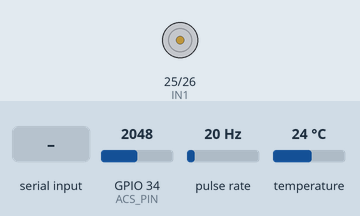
Bench run of a sketch on a simulated ESP32. On the bench: motor-driver pin pairs drawn as motors (green arrow = first pin HIGH = forward, orange = second pin HIGH = backward, longer = more drive). Wiring (inferred from the names in the program): pulse sensor: data GPIO 27. The inputs (shaded band) are chosen by the test bench; at power-on: GPIO 34 (ACS_PIN) = 2048, pulse rate 20 Hz, temperature 24 °C (analog values on the 0–4095 scale). WiFi joins after 1.5 s; servers stay silent unless stated; the local clock reads 2024-03-15 10:24:30 at power-on unless the sketch sets it; no MQTT or app messages arrive unless stated; not simulated (calls return 0 or success): secrets.h; what the sketch prints to the serial monitor is not drawn.

Above: at 3.5 s.
3.6 s: "0" received over Serial
6.5 s: "1" received over Serial
At 8.0 s:
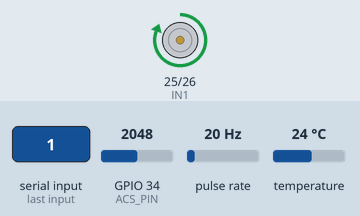
11.2 s: "z" received over Serial
Timing chart, 0 to 14.2 s (numbered marks = the images above; inputs shaded):
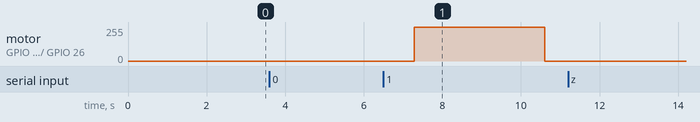

The sketch:

Final_ARD_Code.ino
```cpp
#include <WiFi.h>
#include "secrets.h"
#include <WiFiClientSecure.h>
#include <PubSubClient.h>
#include <OneWire.h>
#include <DallasTemperature.h>
#include <time.h>
#include <math.h>

// ===== WIFI & HIVEMQ CREDENTIALS =====

const char* MQTT_HOST =
  "1285e2f1b7e14c249b55489e3f2de0e3.s1.eu.hivemq.cloud";

const uint16_t MQTT_PORT = 8883;

const char* MQTT_TOPIC = "iot/factory/motor01/sensors";

// ===== ESP32 PIN CONNECTIONS =====
#define TEMP_PIN 18
#define ACS_PIN 34
#define IR_PIN 27
#define IN1 25
#define IN2 26

// ===== SENSOR SETTINGS =====
const float ACS_SENSITIVITY = 0.100f;
const float DIVIDER_RATIO = 3.2f;
const uint32_t PULSES_PER_REV = 1;

const unsigned long PUBLISH_MS = 1000;
const unsigned long MOTOR_LIMIT_MS = 3000;

// ===== VERIFIED ISRG ROOT X1 CERTIFICATE =====
static const char ROOT_CA[] = R"CERT(
-----BEGIN CERTIFICATE-----
MIIFazCCA1OgAwIBAgIRAIIQz7DSQONZRGPgu2OCiwAwDQYJKoZIhvcNAQELBQAw
TzELMAkGA1UEBhMCVVMxKTAnBgNVBAoTIEludGVybmV0IFNlY3VyaXR5IFJlc2Vh
cmNoIEdyb3VwMRUwEwYDVQQDEwxJU1JHIFJvb3QgWDEwHhcNMTUwNjA0MTEwNDM4
WhcNMzUwNjA0MTEwNDM4WjBPMQswCQYDVQQGEwJVUzEpMCcGA1UEChMgSW50ZXJu
ZXQgU2VjdXJpdHkgUmVzZWFyY2ggR3JvdXAxFTATBgNVBAMTDElTUkcgUm9vdCBY
MTCCAiIwDQYJKoZIhvcNAQEBBQADggIPADCCAgoCggIBAK3oJHP0FDfzm54rVygc
h77ct984kIxuPOZXoHj3dcKi/vVqbvYATyjb3miGbESTtrFj/RQSa78f0uoxmyF+
0TM8ukj13Xnfs7j/EvEhmkvBioZxaUpmZmyPfjxwv60pIgbz5MDmgK7iS4+3mX6U
A5/TR5d8mUgjU+g4rk8Kb4Mu0UlXjIB0ttov0DiNewNwIRt18jA8+o+u3dpjq+sW
T8KOEUt+zwvo/7V3LvSye0rgTBIlDHCNAymg4VMk7BPZ7hm/ELNKjD+Jo2FR3qyH
B5T0Y3HsLuJvW5iB4YlcNHlsdu87kGJ55tukmi8mxdAQ4Q7e2RCOFvu396j3x+UC
B5iPNgiV5+I3lg02dZ77DnKxHZu8A/lJBdiB3QW0KtZB6awBdpUKD9jf1b0SHzUv
KBds0pjBqAlkd25HN7rOrFleaJ1/ctaJxQZBKT5ZPt0m9STJEadao0xAH0ahmbWn
OlFuhjuefXKnEgV4We0+UXgVCwOPjdAvBbI+e0ocS3MFEvzG6uBQE3xDk3SzynTn
jh8BCNAw1FtxNrQHusEwMFxIt4I7mKZ9YIqioymCzLq9gwQbooMDQaHWBfEbwrbw
qHyGO0aoSCqI3Haadr8faqU9GY/rOPNk3sgrDQoo//fb4hVC1CLQJ13hef4Y53CI
rU7m2Ys6xt0nUW7/vGT1M0NPAgMBAAGjQjBAMA4GA1UdDwEB/wQEAwIBBjAPBgNV
HRMBAf8EBTADAQH/MB0GA1UdDgQWBBR5tFnme7bl5AFzgAiIyBpY9umbbjANBgkq
hkiG9w0BAQsFAAOCAgEAVR9YqbyyqFDQDLHYGmkgJykIrGF1XIpu+ILlaS/V9lZL
ubhzEFnTIZd+50xx+7LSYK05qAvqFyFWhfFQDlnrzuBZ6brJFe+GnY+EgPbk6ZGQ
3BebYhtF8GaV0nxvwuo77x/Py9auJ/GpsMiu/X1+mvoiBOv/2X/qkSsisRcOj/KK
NFtY2PwByVS5uCbMiogziUwthDyC3+6WVwW6LLv3xLfHTjuCvjHIInNzktHCgKQ5
ORAzI4JMPJ+GslWYHb4phowim57iaztXOoJwTdwJx4nLCgdNbOhdjsnvzqvHu7Ur
TkXWStAmzOVyyghqpZXjFaH3pO3JLF+l+/+sKAIuvtd7u+Nxe5AW0wdeRlN8NwdC
jNPElpzVmbUq4JUagEiuTDkHzsxHpFKVK7q4+63SM1N95R1NbdWhscdCb+ZAJzVc
oyi3B43njTOQ5yOf+1CceWxG1bQVs5ZufpsMljq4Ui0/1lvh+wjChP4kqKOJ2qxq
4RgqsahDYVvTH9w7jXbyLeiNdd8XM2w9U/t7y0Ff/9yi0GE44Za4rF2LN9d11TPA
mRGunUHBcnWEvgJBQl9nJEiU0Zsnvgc/ubhPgXRR4Xq37Z0j4r7g1SgEEzwxA57d
emyPxgcYxn/eR44/KJ4EBs+lVDR3veyJm+kXQ99b21/+jh5Xos1AnX5iItreGCc=
-----END CERTIFICATE-----
)CERT";

// ===== CLIENTS =====
WiFiClientSecure secureClient;
PubSubClient mqttClient(secureClient);

OneWire oneWire(TEMP_PIN);
DallasTemperature tempSensor(&oneWire);

// ===== RPM COUNTER =====
volatile uint32_t pulseCount = 0;
volatile uint32_t lastPulseUs = 0;

portMUX_TYPE rpmMux = portMUX_INITIALIZER_UNLOCKED;

// ===== STATE =====
float zeroVoltage = 2.5f;
bool motorOn = false;

unsigned long motorStarted = 0;
unsigned long lastPublish = 0;
unsigned long lastRPMRead = 0;
unsigned long lastMQTTAttempt = 0;
unsigned long lastWiFiAttempt = 0;
unsigned long lastTimeMessage = 0;

// ===== IR SENSOR INTERRUPT =====
void IRAM_ATTR onIRPulse() {
  uint32_t now = micros();

  portENTER_CRITICAL_ISR(&rpmMux);

  if ((uint32_t)(now - lastPulseUs) > 3000) {
    pulseCount++;
    lastPulseUs = now;
  }

  portEXIT_CRITICAL_ISR(&rpmMux);
}

// ===== READ ACS712 VOLTAGE =====
float readACSVoltage() {
  float sumMilliVolts = 0;

  for (int i = 0; i < 150; i++) {
    sumMilliVolts += analogReadMilliVolts(ACS_PIN);
    delay(2);
  }

  return (sumMilliVolts / 150.0f / 1000.0f)
         * DIVIDER_RATIO;
}

// ===== MOTOR CONTROL =====
void stopMotor() {
  digitalWrite(IN1, LOW);
  digitalWrite(IN2, LOW);

  motorOn = false;
  Serial.println("MOTOR OFF");
}

void startMotor() {
  if (motorOn) return;

  motorStarted = millis();

  digitalWrite(IN2, LOW);
  digitalWrite(IN1, HIGH);

  motorOn = true;
  Serial.println("MOTOR ON (max 3 seconds)");
}

// ===== WIFI CONNECTION =====
void connectWiFi() {
  WiFi.mode(WIFI_STA);
  WiFi.setSleep(false);
  WiFi.setAutoReconnect(true);

  WiFi.begin(WIFI_SSID, WIFI_PASSWORD);

  Serial.print("Connecting to WiFi");

  unsigned long begun = millis();

  while (WiFi.status() != WL_CONNECTED &&
         millis() - begun < 15000) {
    delay(500);
    Serial.print(".");
  }

  Serial.println();

  if (WiFi.status() == WL_CONNECTED) {
    Serial.print("WiFi Connected! IP: ");
    Serial.println(WiFi.localIP());
  } else {
    Serial.println("WiFi not connected; will retry.");
  }
}

// ===== HIVEMQ CONNECTION =====
void connectMQTT() {
  if (mqttClient.connected() || motorOn) return;

  Serial.println(
    "Connecting to HiveMQ Cloud (TLS 8883)..."
  );

  Serial.print("Free heap: ");
  Serial.println(ESP.getFreeHeap());

  IPAddress brokerIP;

  if (!WiFi.hostByName(MQTT_HOST, brokerIP)) {
    Serial.println("DNS lookup failed for MQTT hostname.");
    return;
  }

  Serial.print("Broker IP: ");
  Serial.println(brokerIP);

  String clientId = "motor01-";
  clientId += String((uint32_t)ESP.getEfuseMac(), HEX);

  if (mqttClient.connect(
        clientId.c_str(),
        MQTT_USER,
        MQTT_PASSWORD)) {

    Serial.println("MQTT CONNECTED!");

  } else {
    Serial.print("MQTT Failed. State: ");
    Serial.println(mqttClient.state());

    char sslError[160] = {0};

    int errorCode = secureClient.lastError(
      sslError,
      sizeof(sslError)
    );

    Serial.print("TLS Error Code: ");
    Serial.println(errorCode);

    Serial.print("TLS Error: ");
    Serial.println(sslError);

    secureClient.stop();
  }
}

// ===== SENSOR DATA AND MQTT PUBLISH =====
void publishReadings() {
  tempSensor.requestTemperatures();

  float temperature =
    tempSensor.getTempCByIndex(0);

  bool temperatureValid =
    temperature != DEVICE_DISCONNECTED_C &&
    temperature > -55.0f &&
    temperature < 125.0f;

  float sensorV = readACSVoltage();

  float currentA = fabsf(
    (sensorV - zeroVoltage) / ACS_SENSITIVITY
  );

  unsigned long now = millis();
  unsigned long elapsed = now - lastRPMRead;

  portENTER_CRITICAL(&rpmMux);

  uint32_t pulses = pulseCount;
  pulseCount = 0;

  portEXIT_CRITICAL(&rpmMux);

  lastRPMRead = now;

  float rpm = elapsed > 0
    ? pulses * 60000.0f /
      (elapsed * PULSES_PER_REV)
    : 0.0f;

  // Temperature JSON
  char tempValue[20];

  if (temperatureValid) {
    snprintf(
      tempValue,
      sizeof(tempValue),
      "%.2f",
      temperature
    );
  } else {
    strcpy(tempValue, "null");
  }

  // UTC time
  time_t epoch = time(nullptr);
  struct tm utc;
  gmtime_r(&epoch, &utc);

  char timestamp[30];

  strftime(
    timestamp,
    sizeof(timestamp),
    "%Y-%m-%dT%H:%M:%SZ",
    &utc
  );

  // MQTT JSON payload
  char payload[480];

  int len = snprintf(
    payload,
    sizeof(payload),

    "{\"device_id\":\"motor01\","
    "\"location\":\"factory_line_01\","
    "\"timestamp\":\"%s\","
    "\"machine_status\":\"%s\","
    "\"motor_status\":\"%s\","
    "\"sensors\":{"
    "\"temperature_c\":%s,"
    "\"current_a\":%.3f,"
    "\"rpm\":%.1f}}",

    timestamp,
    motorOn ? "RUNNING" : "STOPPED",
    motorOn ? "ON" : "OFF",
    tempValue,
    currentA,
    rpm
  );

  if (len < 0 || len >= (int)sizeof(payload)) {
    Serial.println("Error: JSON payload too large.");
    return;
  }

  Serial.print("Temperature: ");

  if (temperatureValid) {
    Serial.println(temperature, 2);
  } else {
    Serial.println("SENSOR ERROR");
  }

  Serial.print("Current (approx A): ");
  Serial.println(currentA, 3);

  Serial.print("RPM (approx): ");
  Serial.println(rpm, 1);

  Serial.print("Motor command: ");
  Serial.println(motorOn ? "ON" : "OFF");

  if (mqttClient.publish(MQTT_TOPIC, payload)) {
    Serial.print("MQTT PUBLISHED: ");
    Serial.println(payload);
  } else {
    Serial.print("MQTT publish failed, state: ");
    Serial.println(mqttClient.state());
  }
}

// ===== SETUP =====
void setup() {
  // Motor OFF at startup
  pinMode(IN1, OUTPUT);
  pinMode(IN2, OUTPUT);

  digitalWrite(IN1, LOW);
  digitalWrite(IN2, LOW);

  Serial.begin(115200);
  delay(500);

  Serial.println(
    "ESP32 Knowledge-Driven IoT Fault Diagnosis"
  );

  pinMode(IR_PIN, INPUT);

  attachInterrupt(
    digitalPinToInterrupt(IR_PIN),
    onIRPulse,
    FALLING
  );

  tempSensor.begin();

Serial.print("DS18B20 Sensors Found: ");
Serial.println(tempSensor.getDeviceCount());


  analogReadResolution(12);
  analogSetPinAttenuation(ACS_PIN, ADC_11db);

  zeroVoltage = readACSVoltage();
  lastRPMRead = millis();

  Serial.print("ACS712 zero offset: ");
  Serial.println(zeroVoltage, 3);

  // Secure HiveMQ connection
  secureClient.setCACert(ROOT_CA);
  secureClient.setTimeout(10);

  mqttClient.setServer(MQTT_HOST, MQTT_PORT);
  mqttClient.setBufferSize(768);
  mqttClient.setSocketTimeout(5);
  mqttClient.setKeepAlive(30);

  connectWiFi();

  configTime(
    0, 0,
    "time.google.com",
    "time.cloudflare.com",
    "pool.ntp.org"
  );

  Serial.println("Commands:");
  Serial.println("1 = Run motor for 10 seconds");
  Serial.println("0 = Stop motor");
  Serial.println("z = Zero-current calibration");
}

// ===== MAIN LOOP =====
void loop() {
  if (Serial.available()) {
    char command = Serial.read();

    if (command == '0') {
      stopMotor();
    }

    if (command == '1') {
      startMotor();
    }

    if (command == 'z' && !motorOn) {
      zeroVoltage = readACSVoltage();

      Serial.print("New ACS712 zero offset: ");
      Serial.println(zeroVoltage, 3);
    }
  }

  // Automatic motor stop
  if (motorOn &&
      millis() - motorStarted >= MOTOR_LIMIT_MS) {
    stopMotor();
  }

  // WiFi reconnect
  if (WiFi.status() != WL_CONNECTED) {
    if (motorOn) stopMotor();

    if (millis() - lastWiFiAttempt >= 10000) {
      lastWiFiAttempt = millis();

      Serial.println("Reconnecting WiFi...");
      WiFi.reconnect();
    }

    delay(20);
    return;
  }

  // Time sync for secure TLS
  if (time(nullptr) < 1700000000) {
    if (millis() - lastTimeMessage >= 5000) {
      lastTimeMessage = millis();
      Serial.println("Waiting for NTP time sync...");
    }

    delay(20);
    return;
  }

  // MQTT reconnect
  if (!mqttClient.connected()) {
    if (motorOn) stopMotor();

    if (millis() - lastMQTTAttempt >= 5000) {
      lastMQTTAttempt = millis();
      connectMQTT();
    }
  }

  mqttClient.loop();

  // Publish sensor readings every 5 seconds
  if (mqttClient.connected() &&
      millis() - lastPublish >= PUBLISH_MS) {

    lastPublish = millis();
    publishReadings();
  }

  if (motorOn &&
      millis() - motorStarted >= MOTOR_LIMIT_MS) {
    stopMotor();
  }

  delay(10);
}
```

Measured:
- after the input at 3.6 s, every drawn part: stays the same
- after the input at 6.5 s, motor on GPIO 25 (IN1) / GPIO 26 (IN2): stopped → forward 255/255 after 0.78 s, → stopped 3.3 s later
- after the input at 11.2 s, every drawn part: stays the same
